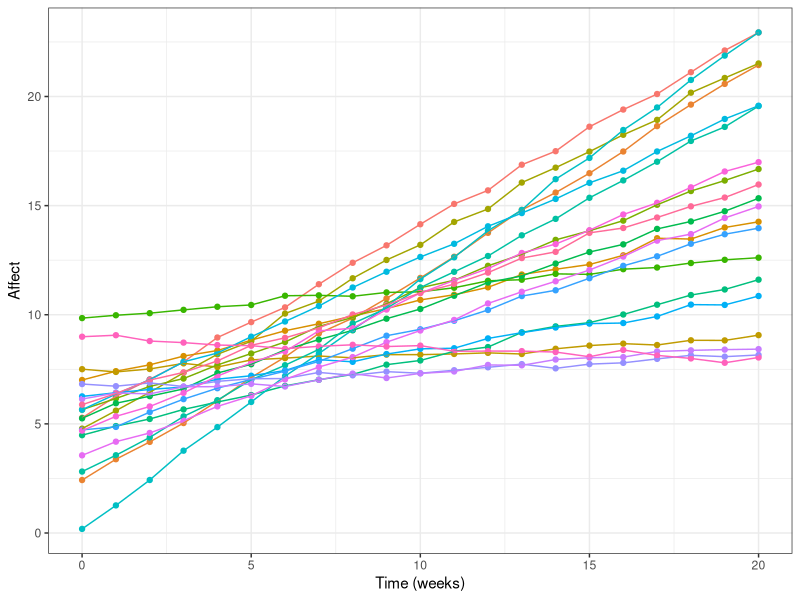

This chart was generated by the following R code:
######################################
# Hierarchical regression simulation
# Lecture 3: 02.10.2025
# Michael E. Aristodemou
######################################

# install package if it is missing
if (!requireNamespace("ggplot2", quietly = TRUE)) {
  install.packages("ggplot2")
}
library(ggplot2) # package for plotting

Nsubject <- 20 # specify number of subjects
times <- seq(from=0, to=20, by=1) # create a sequence of time points to store
Nobs <- length(times) # specify number of observations

initialAffect <- rnorm(n = Nsubject, mean = 5, sd =2) # sample intercept for each subject
timeCoefficients <- rnorm(n = Nsubject, mean = 0.51, sd = .2) + # sample slope slope for each subject
  scale(initialAffect)* -0.3 # correlate slope with intercept

cor(initialAffect, timeCoefficients) # check correlation between slope and intercept

# create data frame to hold observations
data <- data.frame(Subject = rep(NA,Nsubject*Nobs),
                   Time = rep(NA,Nsubject*Nobs),
                   Affect = rep(NA, Nsubject*Nobs)
)

row <- 0 #initialize row counter, to track which row of the data.frame we are on
for(subi in 1:Nsubject){
  for(obsi in 1:Nobs){ #for each observation of a subject
    row <- row + 1 # add an integer to the row to keep track of the current observation (row)
    data$Affect[row] <- initialAffect[subi] + # currentt affect is initial affect plus...
      times[obsi] * timeCoefficients[subi] # the effect of time that has passed since.
    data$Time[row] <- times[obsi] # store time point for current observation (row)
    data$Subject[row] <- subi # store subject identifier for current observation (row)
  }
}


data$Affect <- data$Affect + rnorm(n=nrow(data), mean = 0, sd = .1) # add random noise to the affect data

# plot subject specific trajectories, color-coded by subject
ggplot(data, aes(x = Time, y = Affect, color = as.factor(Subject))) +
  geom_point() + # draw points that show affect during each week
  geom_line() + # line that connects the points to map the trajectory
  theme_bw()+ # set the background for the plot
  labs(x = "Time (weeks)", y = "Affect", color = "Subject")+ # labels for figure axes
  theme(legend.position = "none") # remove legend
